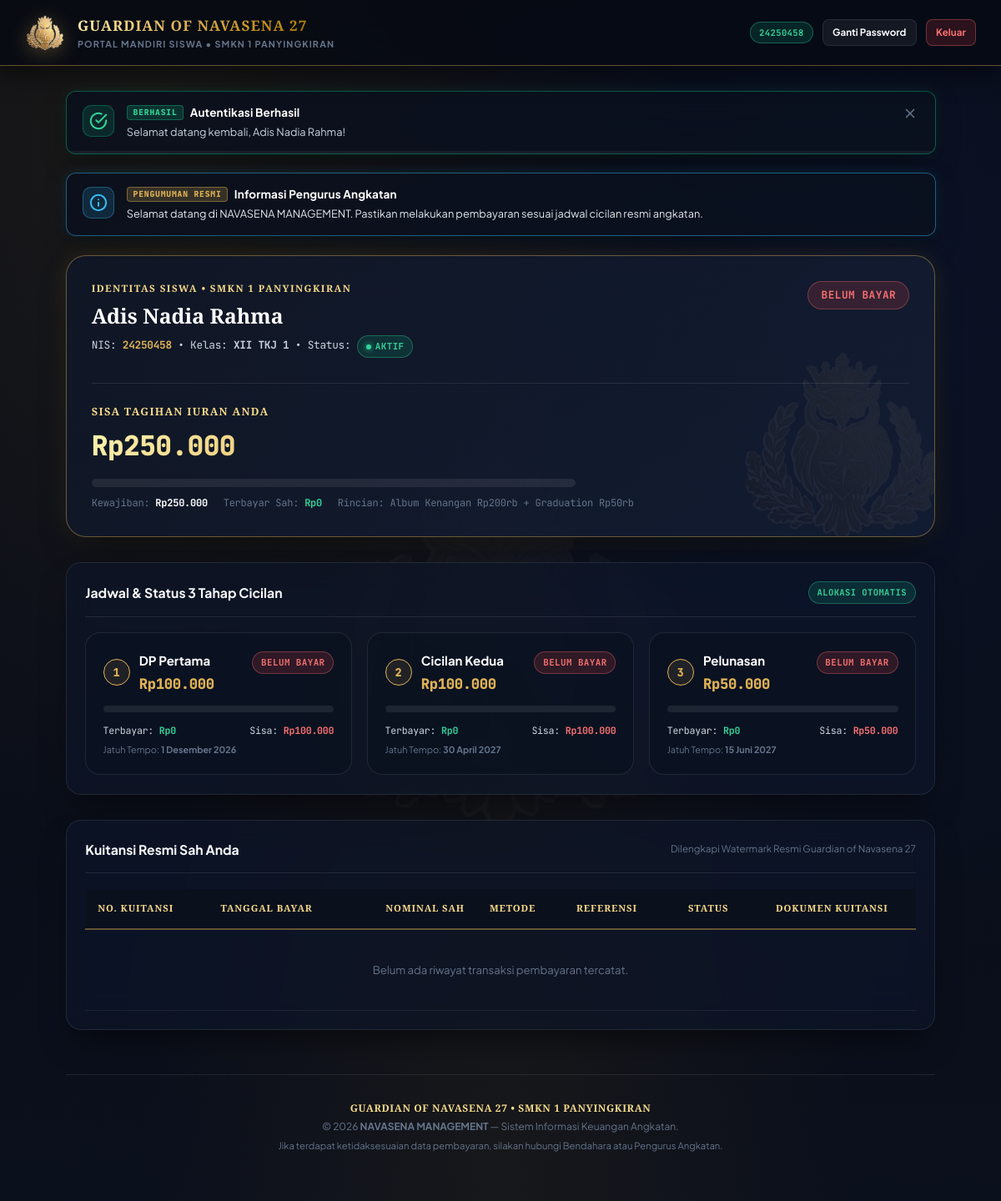
The app's page /portal (signed in) with its own data.
### tables this page shows
CREATE TABLE IF NOT EXISTS `students` (
    `id` INT AUTO_INCREMENT PRIMARY KEY,
    `student_number` VARCHAR(30) NOT NULL UNIQUE,
    `full_name` VARCHAR(100) NOT NULL,
    `class_name` VARCHAR(50) NOT NULL,
    `gender` ENUM('L', 'P') NULL,
    `phone` VARCHAR(25) NULL,
    `email` VARCHAR(100) NULL,
    `status` ENUM('aktif', 'nonaktif') NOT NULL DEFAULT 'aktif',
    `notes` TEXT NULL,
    `created_at` TIMESTAMP DEFAULT CURRENT_TIMESTAMP,
    `updated_at` TIMESTAMP DEFAULT CURRENT_TIMESTAMP ON UPDATE CURRENT_TIMESTAMP,
    INDEX `idx_student_status` (`status`),
    INDEX `idx_student_class` (`class_name`),
    INDEX `idx_student_name` (`full_name`)
);

CREATE TABLE IF NOT EXISTS `settings` (
    `id` INT AUTO_INCREMENT PRIMARY KEY,
    `setting_key` VARCHAR(50) NOT NULL UNIQUE,
    `setting_value` TEXT NOT NULL,
    `description` VARCHAR(255) NULL,
    `created_at` TIMESTAMP DEFAULT CURRENT_TIMESTAMP,
    `updated_at` TIMESTAMP DEFAULT CURRENT_TIMESTAMP ON UPDATE CURRENT_TIMESTAMP
);

CREATE TABLE IF NOT EXISTS `installments` (
    `id` INT AUTO_INCREMENT PRIMARY KEY,
    `stage_number` INT NOT NULL UNIQUE,
    `stage_name` VARCHAR(100) NOT NULL,
    `target_amount` DECIMAL(12,2) NOT NULL,
    `due_date` DATE NULL,
    `description` VARCHAR(255) NULL,
    `is_active` TINYINT(1) NOT NULL DEFAULT 1,
    `created_at` TIMESTAMP DEFAULT CURRENT_TIMESTAMP,
    `updated_at` TIMESTAMP DEFAULT CURRENT_TIMESTAMP ON UPDATE CURRENT_TIMESTAMP
);

### views/portal/index.php (the view, shortened to what the rows shown need)
<?php if (!empty($announcement)): ?>
    <div class="alert alert-info" style="margin-bottom: 1.5rem;">
        <div class="alert-icon-wrapper">
            <svg class="alert-icon" width="22" height="22" viewBox="0 0 24 24" fill="none" stroke="currentColor" stroke-width="2.2" stroke-linecap="round" stroke-linejoin="round">
                <circle cx="12" cy="12" r="10"></circle>
                <line x1="12" y1="16" x2="12" y2="12"></line>
                <line x1="12" y1="8" x2="12.01" y2="8"></line>
            </svg>
        </div>
        <div class="alert-content">
            <div class="alert-header">
                <span class="alert-badge" style="background: rgba(223, 178, 86, 0.2); color: var(--gold-solid); border: 1px solid var(--glass-border-gold);">PENGUMUMAN RESMI</span>
                <strong class="alert-title">Informasi Pengurus Angkatan</strong>
            </div>
            <div class="alert-message" style="color: #E2E8F0;"><?= nl2br(View::e($announcement)) ?></div>
        </div>
    </div>
<?php endif; ?>
<div class="portal-hero-card">
    <div style="display: flex; flex-wrap: wrap; justify-content: space-between; align-items: flex-start; gap: 1rem; position:relative; z-index:2;">
        <div>
            <div style="font-family: var(--font-display); font-size: 0.775rem; font-weight: 700; text-transform: uppercase; color: var(--gold-text); letter-spacing: 0.12em;">
                Identitas Siswa &bull; SMKN 1 Panyingkiran
            </div>
            <h1 style="font-family: var(--font-display); font-size: 1.65rem; font-weight: 800; color: #FFF; margin: 0.25rem 0;">
                <?= View::e($student['full_name']) ?>
            </h1>
            <div class="tabular-nums" style="font-size: 0.85rem; color: var(--text-secondary); margin-top: 0.2rem;">
                NIS: <strong style="color:var(--gold-solid);"><?= View::e($student['student_number']) ?></strong> &bull; Kelas: <strong><?= View::e($student['class_name']) ?></strong> &bull; Status: <?= View::statusBadge($student['status']) ?>
            </div>
        </div>
    </div>
</div>
<div class="card" style="margin-bottom: 2rem;">
    <div class="card-header">
        <h2 class="card-title">Jadwal &amp; Status 3 Tahap Cicilan</h2>
    </div>
    <div style="display: grid; grid-template-columns: repeat(auto-fit, minmax(300px, 1fr)); gap: 1.25rem;">
        <?php foreach ($stages as $idx => $stg): ?>
            <?php
                $isLunas = ((float)$stg['remaining_amount'] <= 0 && (float)$stg['paid_amount'] >= (float)$stg['target_amount']);
                $isSebagian = ((float)$stg['paid_amount'] > 0 && !$isLunas);
            ?>
            <div class="stage-card" style="border-color: <?= $isLunas ? 'var(--verified-border)' : ($isSebagian ? 'var(--pending-border)' : 'var(--glass-border)') ?>;">
                <div style="display: flex; justify-content: space-between; align-items: flex-start; margin-bottom: 0.5rem;">
                    <div style="display: flex; align-items: center; gap: 0.75rem;">
                        <div class="stage-badge-number"><?= (int)$stg['stage_number'] ?></div>
                        <div>
                            <div style="font-weight: 700; color: #FFF; font-size: 1rem;"><?= View::e($stg['stage_name']) ?></div>
                            <div class="tabular-nums" style="font-weight: 800; font-size: 1.15rem; color: var(--gold-solid); margin-top: 2px;">
                                <?= View::formatRupiah($stg['target_amount']) ?>
                            </div>
                        </div>
                    </div>
                    <div>
                        <?php if ($isLunas): ?>
                            <span class="status-pill status-verified">LUNAS SAH</span>
                        <?php elseif ($isSebagian): ?>
                            <span class="status-pill status-pending">BELUM LUNAS</span>
                        <?php else: ?>
                            <span class="status-pill status-void">BELUM BAYAR</span>
                        <?php endif; ?>
                    </div>
                </div>
                <div class="progress-container" style="height: 8px; margin: 0.85rem 0;">
                </div>
                <div class="tabular-nums" style="display: flex; justify-content: space-between; font-size: 0.775rem; color: var(--text-secondary);">
                    <span>Terbayar: <strong style="color:var(--verified-fg);"><?= View::formatRupiah($stg['paid_amount']) ?></strong></span>
                    <span>Sisa: <strong style="color:var(--void-fg);"><?= View::formatRupiah($stg['remaining_amount']) ?></strong></span>
                </div>
                <div style="font-size: 0.725rem; color: var(--text-muted); margin-top: 0.35rem;">
                    Jatuh Tempo: <strong><?= View::formatDate($stg['due_date']) ?></strong>
                </div>
            </div>
        <?php endforeach; ?>
    </div>
</div>
<div class="card">
    <div class="card-header">
        <h2 class="card-title">Kuitansi Resmi Sah Anda</h2>
    </div>
    <div class="table-responsive">
        <table class="data-table">
            <thead>
                <tr>
                    <th>No. Kuitansi</th>
                    <th>Tanggal Bayar</th>
                    <th class="text-right">Nominal Sah</th>
                    <th>Metode</th>
                    <th>Referensi</th>
                    <th class="text-center">Status</th>
                    <th class="text-center">Dokumen Kuitansi</th>
                </tr>
            </thead>
        </table>
    </div>
</div>

### app/Helpers/View.php (shortened to what the rows shown need)
<?php
class View
{
    public static function render(string $viewPath, array $data = [], string $layout = 'main'): void
    {
        $config = require dirname(__DIR__, 2) . '/config/config.php';
        extract($data);
        $viewsBase = dirname(__DIR__, 2) . '/views/';
        $viewFile = $viewsBase . ltrim($viewPath, '/') . '.php';
        require $viewFile;
        $content = ob_get_clean();
        $layoutHeader = $viewsBase . 'layouts/' . ($layout === 'student' ? 'student_header.php' : 'header.php');
        $layoutFooter = $viewsBase . 'layouts/' . ($layout === 'student' ? 'student_footer.php' : 'footer.php');
        if (file_exists($layoutHeader)) {
            require $layoutHeader;
        }
        echo $content;
        if (file_exists($layoutFooter)) {
            require $layoutFooter;
        }
    }
    public static function url(string $path = ''): string
    {
        $config = require dirname(__DIR__, 2) . '/config/config.php';
        $baseUrl = rtrim($config['base_url'], '/');
        $cleanPath = '/' . ltrim($path, '/');
        return $baseUrl . $cleanPath;
    }
    public static function e(?string $string): string
    {
        return htmlspecialchars((string)$string, ENT_QUOTES, 'UTF-8');
    }
    public static function formatRupiah(float|int|string|null $amount): string
    {
        $val = (float)($amount ?? 0);
        return 'Rp' . number_format($val, 0, ',', '.');
    }
    public static function formatDate(?string $date, bool $withTime = false): string
    {
        $timestamp = strtotime($date);
        $months = [
            1 => 'Januari', 'Februari', 'Maret', 'April', 'Mei', 'Juni',
            'Juli', 'Agustus', 'September', 'Oktober', 'November', 'Desember'
        ];
        $day = date('j', $timestamp);
        $month = (int)date('n', $timestamp);
        $year = date('Y', $timestamp);
        $result = $day . ' ' . ($months[$month] ?? '') . ' ' . $year;
        return $result;
    }
    public static function statusBadge(string $status): string
    {
        $status = strtolower($status);
        return match ($status) {
            'terverifikasi', 'lunas', 'aktif' =>
                '<span class="badge badge-success"><span class="badge-dot"></span>' . ucfirst($status) . '</span>',
            'menunggu_verifikasi', 'sebagian' =>
                '<span class="badge badge-warning"><span class="badge-dot"></span>' . ($status === 'menunggu_verifikasi' ? 'Menunggu' : 'Sebagian') . '</span>',
            'ditolak', 'belum_bayar', 'nonaktif' =>
                '<span class="badge badge-danger"><span class="badge-dot"></span>' . ($status === 'belum_bayar' ? 'Belum Bayar' : ucfirst($status)) . '</span>',
            'dibatalkan' =>
                '<span class="badge badge-secondary"><span class="badge-dot"></span>Dibatalkan</span>',
            default =>
                '<span class="badge badge-neutral">' . htmlspecialchars(ucfirst($status)) . '</span>'
        };
    }
}

### views/layouts/student_header.php (shortened to what the rows shown need)
<?php
$user = Auth::user();
?>
<!DOCTYPE html>
<html lang="id">
<head>
    <link rel="stylesheet" href="<?= View::url('/assets/css/main.css') ?>">
    <link rel="stylesheet" href="<?= View::url('/assets/css/print.css') ?>" media="print">
</head>
<body>
<header class="portal-header-bar">
    <div class="portal-brand-block">
        <img src="<?= View::url('/assets/img/logo.png') ?>" alt="Owl Crest" class="portal-crest-img">
        <div>
            <div style="font-family: var(--font-display); font-size: 1.15rem; font-weight: 800; background: var(--gold-gradient); -webkit-background-clip: text; -webkit-text-fill-color: transparent; letter-spacing: 0.06em;">
                GUARDIAN OF NAVASENA 27
            </div>
            <div style="font-size: 0.725rem; font-weight: 700; color: var(--text-muted); letter-spacing: 0.1em; text-transform: uppercase;">
                Portal Mandiri Siswa &bull; SMKN 1 Panyingkiran
            </div>
        </div>
    </div>
    <div style="display: flex; align-items: center; gap: 0.75rem;">
        <span class="status-pill status-verified" style="font-size:0.7rem; font-family:var(--font-mono);">
            <?= View::e($user['username'] ?? '') ?>
        </span>
        <a href="<?= View::url('/change-password') ?>" class="btn btn-secondary btn-sm">Ganti Password</a>
        <a href="<?= View::url('/logout') ?>" class="btn btn-danger btn-sm" onclick="return confirm('Apakah Anda yakin ingin keluar?')">Keluar</a>
    </div>
</header>
<div class="portal-container-shell">
    <div id="flash-container" class="flash-alert-container">
        <?= Flash::render() ?>
    </div>

### records on screen
students: student_number "24250458", full_name "Adis Nadia Rahma", class_name "XII TKJ 1", status "AKTIF"
settings: setting_value "Selamat datang di NAVASENA MANAGEMENT. Pastikan melakukan pembayaran sesuai jadwal cicilan resmi angkatan."
installments: stage_number "1", stage_name "DP Pertama", target_amount "Rp100.000", paid_amount "Rp0", due_date "1 Desember 2026"
installments: stage_number "2", stage_name "Cicilan Kedua", target_amount "Rp100.000", paid_amount "Rp0", due_date "30 April 2027"
installments: stage_number "3", stage_name "Pelunasan", target_amount "Rp50.000", paid_amount "Rp0", due_date "15 Juni 2027"

### other values on screen
$config['badge'] "BERHASIL"
$finalTitle "Autentikasi Berhasil"
$finalMessage "Selamat datang kembali, Adis Nadia Rahma!"
View::formatRupiah($student['remaining_balance']) "Rp250.000"
View::formatRupiah($student['total_obligation']) "Rp250.000"
View::formatRupiah($student['total_paid']) "Rp0"
